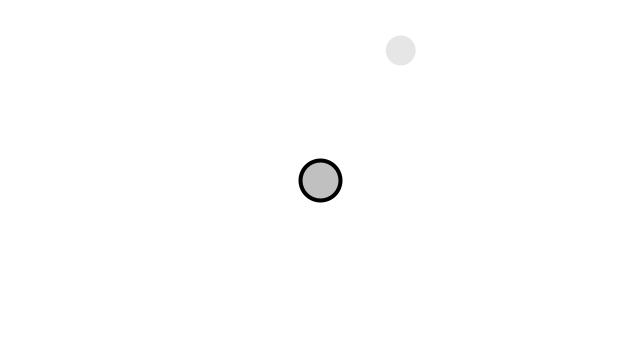
Frame 1 (no input)
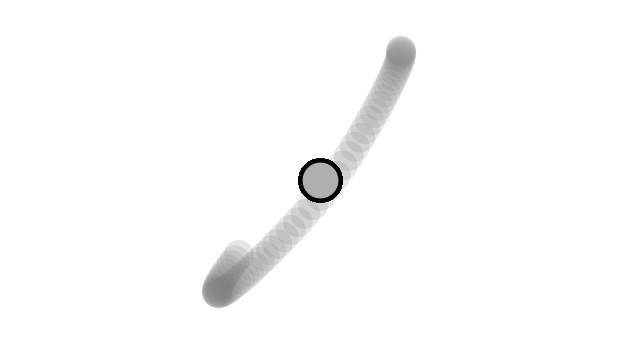
Frame 60 (the mouse pressed at the canvas centre just before this capture)
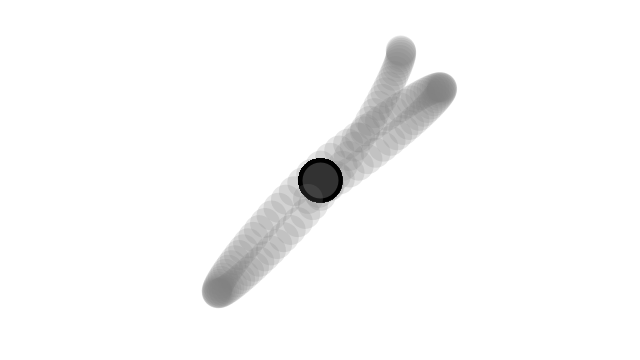
Frame 120 (the mouse held since frame 60 and released just before this capture)

The Processing sketch that drew these frames (run headless with seeded random() and noise(); from frame 60 on, the mouse is pressed at the canvas centre):

// Processing sketch: sketch_170918gravity
// ── sketch_170918gravity.pde
Mover m;
Attractor a;

void setup() {
  size(640,360);
  m = new Mover(); 
  a = new Attractor();
  background(255);
}
void draw() {
  

  PVector force = a.attract(m);    
  m.applyForce(force);
  m.update();
  
  a.drag();
  //a.hover(mouseX,mouseY);
 
  a.display();
  m.display();
}

void mousePressed() {
  a.clicked(mouseX,mouseY); 
}

void mouseReleased() {
  a.stopDragging(); 
}
// ── Attractor.pde
class Attractor {
  float mass;    // Mass, tied to size
  float G;       // Gravitational Constant
  PVector position;   // position
  boolean dragging = false; // Is the object being dragged?
  boolean rollover = false; // Is the mouse over the ellipse?
  PVector dragOffset;  // holds the offset for when object is clicked on

  Attractor() {
    position = new PVector(width/2,height/2);
    mass = 20;
    G = 1;
    dragOffset = new PVector(0.0,0.0);
  }

  PVector attract(Mover m) {
    PVector force = PVector.sub(position,m.position);   // Calculate direction of force
    float d = force.mag();                              // Distance between objects
    d = constrain(d,2.0,6.0);                          // Limiting the distance to eliminate "extreme" results for very close or very far objects
    force.normalize();                                  // Normalize vector (distance doesn't matter here, we just want this vector for direction)
    float strength = (G * mass * m.mass) / (d * d);     // Calculate gravitional force magnitude
    force.mult(strength);     // Get force vector --> magnitude * direction
    return force;
  }

  // Method to display
  void display() {
    ellipseMode(CENTER);
    strokeWeight(4);
    stroke(0);
    if (dragging) fill (50);
    else if (rollover) fill(100);
    else fill(175,200);
    ellipse(position.x,position.y,mass*2,mass*2);
  }

  // The methods below are for mouse interaction
  void clicked(int mx, int my) {
    float d = dist(mx,my,position.x,position.y);
    if (d < mass) {
      dragging = true;
      dragOffset.x = position.x-mx;
      dragOffset.y = position.y-my;
    }
  }

  void hover(int mx, int my) {
    float d = dist(mx,my,position.x,position.y);
    if (d < mass) {
      rollover = true;
    } 
    else {
      rollover = false;
    }
  }

  void stopDragging() {
    dragging = false;
  }



  void drag() {
    if (dragging) {
      position.x = mouseX + dragOffset.x;
      position.y = mouseY + dragOffset.y;
    }
  }

}
// ── Mover.pde
class Mover {

  PVector position;
  PVector velocity;
  PVector acceleration;
  float mass;

  Mover() {
    position = new PVector(400,50);
    velocity = new PVector(1,0);
    acceleration = new PVector(0,0);
    mass = 1;
  }
  
  void applyForce(PVector force) {
    PVector f = PVector.div(force,mass);
    acceleration.add(f);
  }
  
  void update() {
    velocity.add(acceleration);
    position.add(velocity);
    acceleration.mult(0);
  }

  void display() {
    noStroke();
    strokeWeight(2);
    fill(127,50);
    ellipse(position.x,position.y,30,30);
  }

  void checkEdges() {

    if (position.x > width) {
      position.x = 0;
    } else if (position.x < 0) {
      position.x = width;
    }

    if (position.y > height) {
      velocity.y *= -1;
      position.y = height;
    }

  }

}
